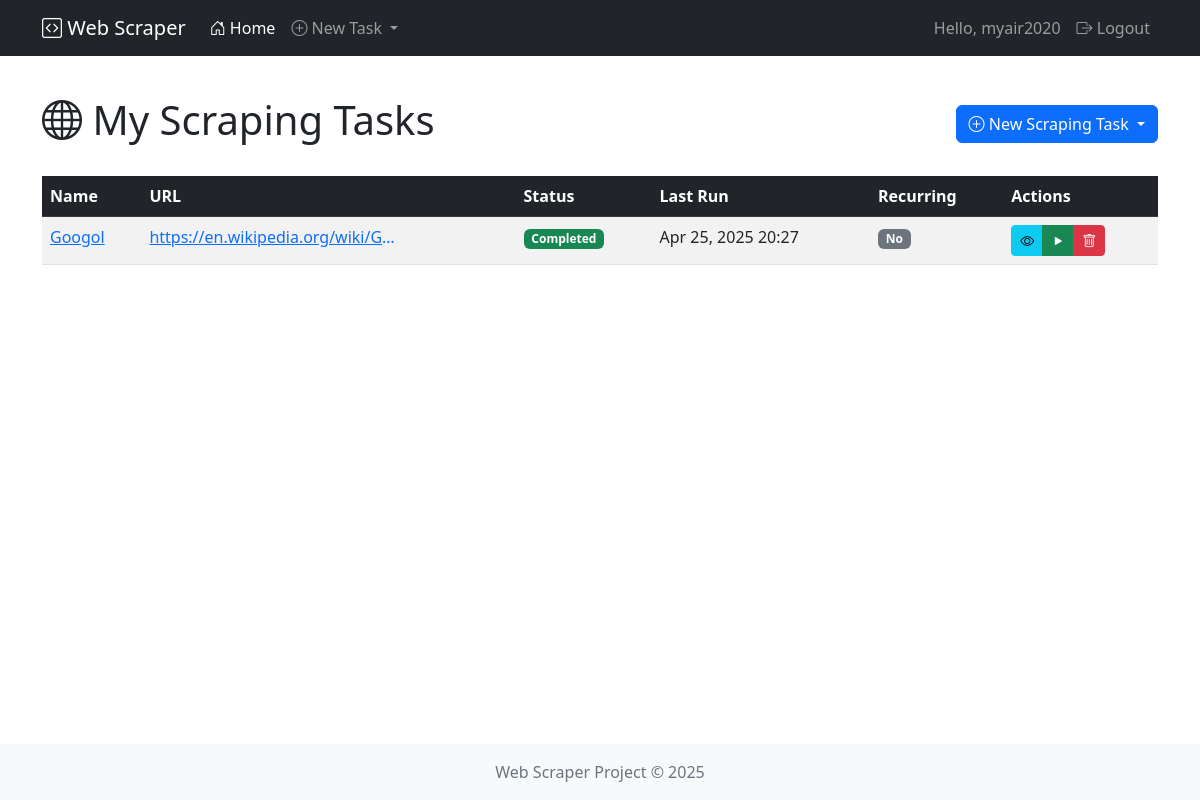
The app's page / (signed in), older data.
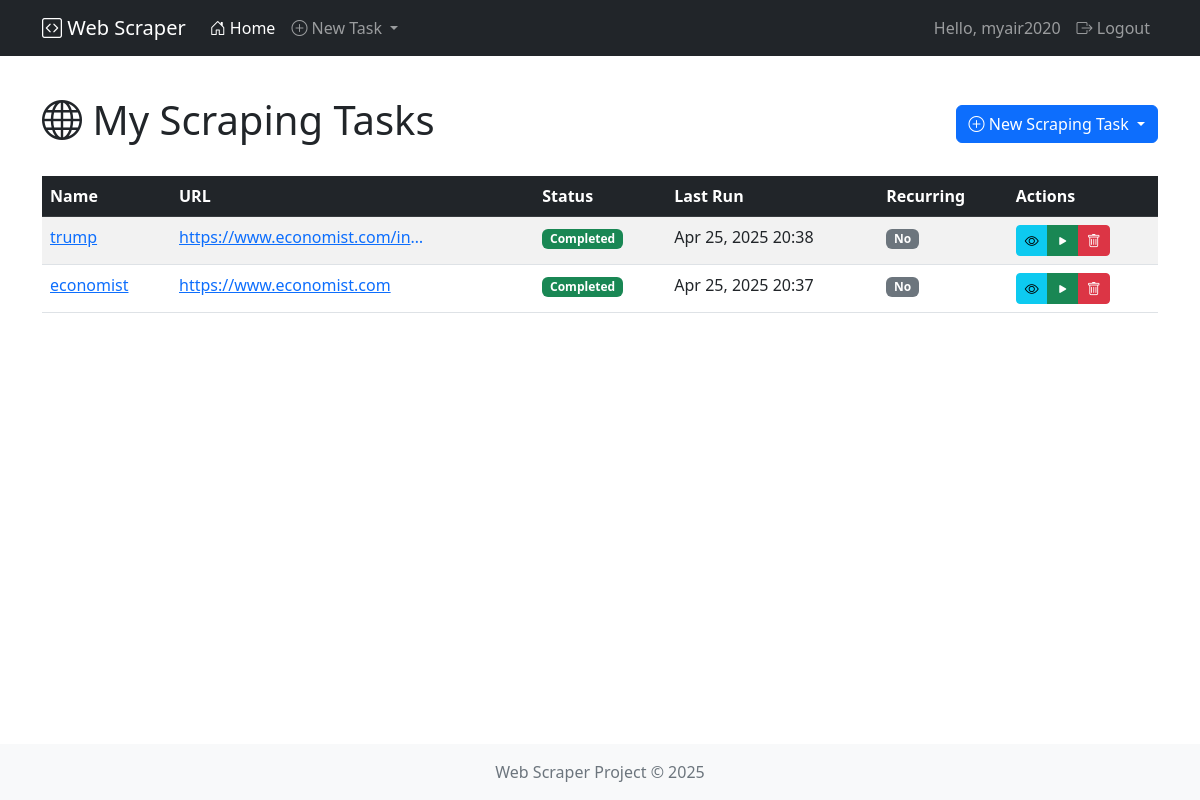
The same page, newer data.
### scraper_app/models.py (models this page shows, shortened)
class ScrapingTask(models.Model):
    STATUS_CHOICES = (
        ('pending', 'Pending'),
        ('in_progress', 'In Progress'),
        ('completed', 'Completed'),
        ('failed', 'Failed'),
    )
    url = models.URLField(max_length=500)
    name = models.CharField(max_length=200)
    description = models.TextField(blank=True, null=True)
    created_by = models.ForeignKey(User, on_delete=models.CASCADE, related_name='scraping_tasks')
    created_at = models.DateTimeField(auto_now_add=True)
    updated_at = models.DateTimeField(auto_now=True)
    last_run = models.DateTimeField(null=True, blank=True)
    status = models.CharField(max_length=20, choices=STATUS_CHOICES, default='pending')
    is_recurring = models.BooleanField(default=False)
    run_frequency = models.PositiveIntegerField(default=0, help_text="Frequency in hours (0 for one-time)")

### scraper_app/views.py (the view)
# urls.py: path('', views.HomeView.as_view(), name='home'),
class HomeView(ListView):
    model = ScrapingTask
    template_name = 'home.html'
    context_object_name = 'tasks'
    paginate_by = 10
    def get_queryset(self):
        if self.request.user.is_authenticated:
            return ScrapingTask.objects.filter(created_by=self.request.user).order_by('-created_at')
        return ScrapingTask.objects.none()

### scraper_app/templates/home.html (shortened to what this page needs)
{% extends 'base.html' %}
{% block content %}
<div class="row">
    <div class="col-md-12">
        <div class="d-flex justify-content-between align-items-center mb-4">
            <h1><i class="bi bi-globe"></i> My Scraping Tasks</h1>
            <div class="dropdown">
                <button class="btn btn-primary dropdown-toggle" type="button" data-bs-toggle="dropdown" aria-expanded="false">
                    <i class="bi bi-plus-circle"></i> New Scraping Task
                </button>
            </div>
        </div>
        {% if tasks %}
            <div class="table-responsive">
                <table class="table table-striped table-hover">
                    <thead class="table-dark">
                        <tr>
                            <th>Name</th>
                            <th>URL</th>
                            <th>Status</th>
                            <th>Last Run</th>
                            <th>Recurring</th>
                            <th>Actions</th>
                        </tr>
                    </thead>
                    <tbody>
                        {% for task in tasks %}
                            <tr>
                                <td><a href="{% url 'task_detail' task.id %}">{{ task.name }}</a></td>
                                <td>
                                    <a href="{{ task.url }}" target="_blank" class="text-truncate d-inline-block" style="max-width: 250px;">
                                        {{ task.url }}
                                    </a>
                                </td>
                                <td>
                                    {% if task.status == 'pending' %}
                                        <span class="badge bg-warning">Pending</span>
                                    {% elif task.status == 'in_progress' %}
                                        <span class="badge bg-info">In Progress</span>
                                    {% elif task.status == 'completed' %}
                                        <span class="badge bg-success">Completed</span>
                                    {% elif task.status == 'failed' %}
                                        <span class="badge bg-danger">Failed</span>
                                    {% endif %}
                                </td>
                                <td>
                                    {% if task.last_run %}
                                        {{ task.last_run|date:"M d, Y H:i" }}
                                    {% else %}
                                        Never
                                    {% endif %}
                                </td>
                                <td>
                                    {% if task.is_recurring %}
                                        <span class="badge bg-primary">Yes ({{ task.run_frequency }} hrs)</span>
                                    {% else %}
                                        <span class="badge bg-secondary">No</span>
                                    {% endif %}
                                </td>
                                <td>
                                    <div class="btn-group btn-group-sm" role="group">
                                        <a href="{% url 'task_detail' task.id %}" class="btn btn-info" title="View Details">
                                            <i class="bi bi-eye"></i>
                                        </a>
                                        <a href="{% url 'run_task' task.id %}" class="btn btn-success" title="Run Now">
                                            <i class="bi bi-play-fill"></i>
                                        </a>
                                        <a href="{% url 'delete_task' task.id %}" class="btn btn-danger" title="Delete">
                                            <i class="bi bi-trash"></i>
                                        </a>
                                    </div>
                                </td>
                            </tr>
                        {% endfor %}
                    </tbody>
                </table>
            </div>
        {% endif %}
    </div>
</div>
{% endblock %}

### scraper_app/templates/base.html (shortened to what this page needs)
<!DOCTYPE html>
<html lang="en">
<head>
    <link href="https://cdn.jsdelivr.net/npm/bootstrap@5.2.3/dist/css/bootstrap.min.css" rel="stylesheet">
    <link rel="stylesheet" href="https://cdn.jsdelivr.net/npm/bootstrap-icons@1.10.2/font/bootstrap-icons.css">
</head>
<body>
    <nav class="navbar navbar-expand-lg navbar-dark bg-dark">
        <div class="container">
            <a class="navbar-brand" href="{% url 'home' %}">
                <i class="bi bi-code-square"></i> Web Scraper
            </a>
            <div class="collapse navbar-collapse" id="navbarNav">
                <ul class="navbar-nav me-auto">
                    <li class="nav-item">
                        <a class="nav-link {% if request.path == '/' %}active{% endif %}" href="{% url 'home' %}">
                            <i class="bi bi-house-door"></i> Home
                        </a>
                    </li>
                    <li class="nav-item dropdown">
                        <a class="nav-link dropdown-toggle" href="#" role="button" data-bs-toggle="dropdown" aria-expanded="false">
                            <i class="bi bi-plus-circle"></i> New Task
                        </a>
                    </li>
                </ul>
                <ul class="navbar-nav">
                    {% if user.is_authenticated %}
                        <li class="nav-item">
                            <span class="nav-link">Hello, {{ user.username }}</span>
                        </li>
                        <li class="nav-item">
                            <a class="nav-link" href="{% url 'logout' %}">
                                <i class="bi bi-box-arrow-right"></i> Logout
                            </a>
                        </li>
                    {% else %}
                        <li class="nav-item">
                            <a class="nav-link" href="{% url 'login' %}">
                                <i class="bi bi-box-arrow-in-right"></i> Login
                            </a>
                        </li>
                    {% endif %}
                </ul>
            </div>
        </div>
    </nav>
    <div class="container content mt-4 mb-4">
        {% block content %}{% endblock %}
    </div>
    <footer class="footer bg-light py-3">
        <div class="container text-center">
            <span class="text-muted">Web Scraper Project &copy; {% now "Y" %}</span>
        </div>
    </footer>
</body>
</html>

### scraper_app/templates/base.html (style rules this page uses)
body { min-height: 100vh; display: flex; flex-direction: column; }
.content { flex: 1; }
.footer { margin-top: auto; }

Row changes from the older to the newer data that the page shows:
removed ScrapingTask: name "Googol", url "https://en.wikipedia.org/wiki/G…", status "Completed", last_run "Apr 25, 2025 20:27", is_recurring "No"
added ScrapingTask: name "trump", url "https://www.economist.com/in…", status "Completed", last_run "Apr 25, 2025 20:38", is_recurring "No"
added ScrapingTask: name "economist", url "https://www.economist.com", status "Completed", last_run "Apr 25, 2025 20:37", is_recurring "No"
